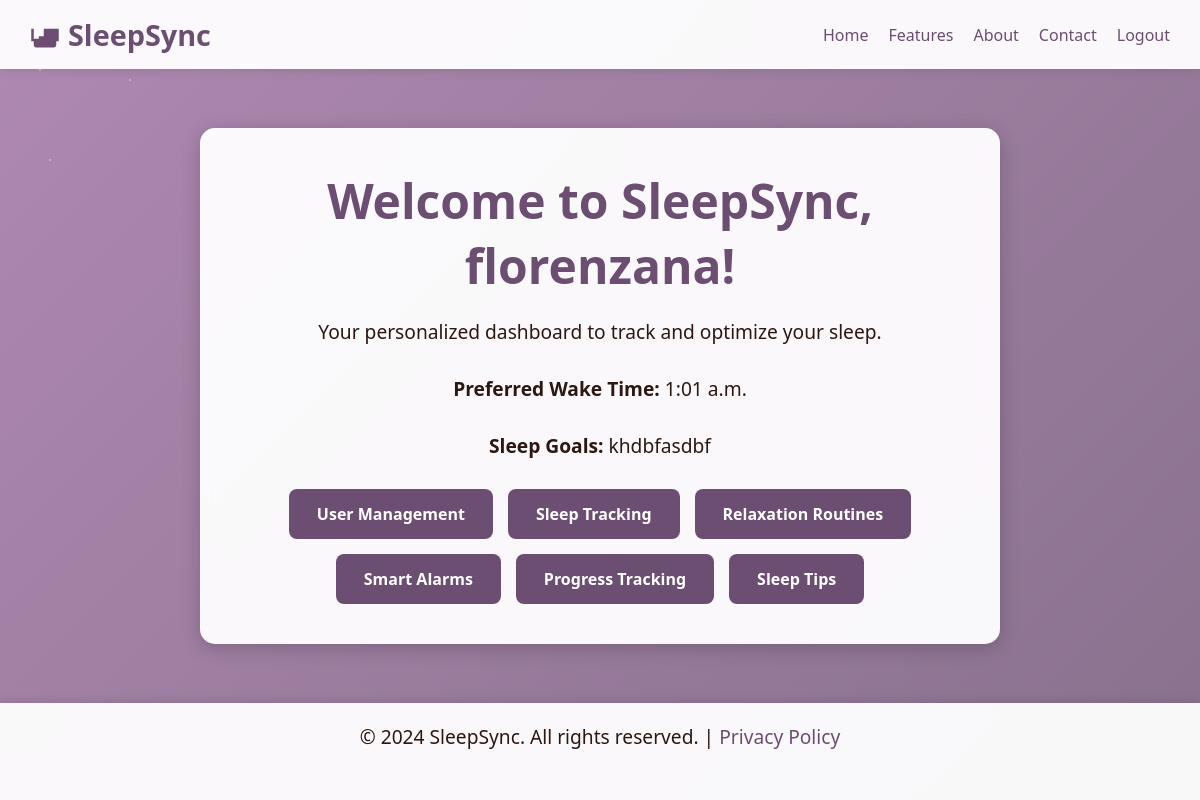
The page /tracker/ (signed in) on the database as committed earlier.
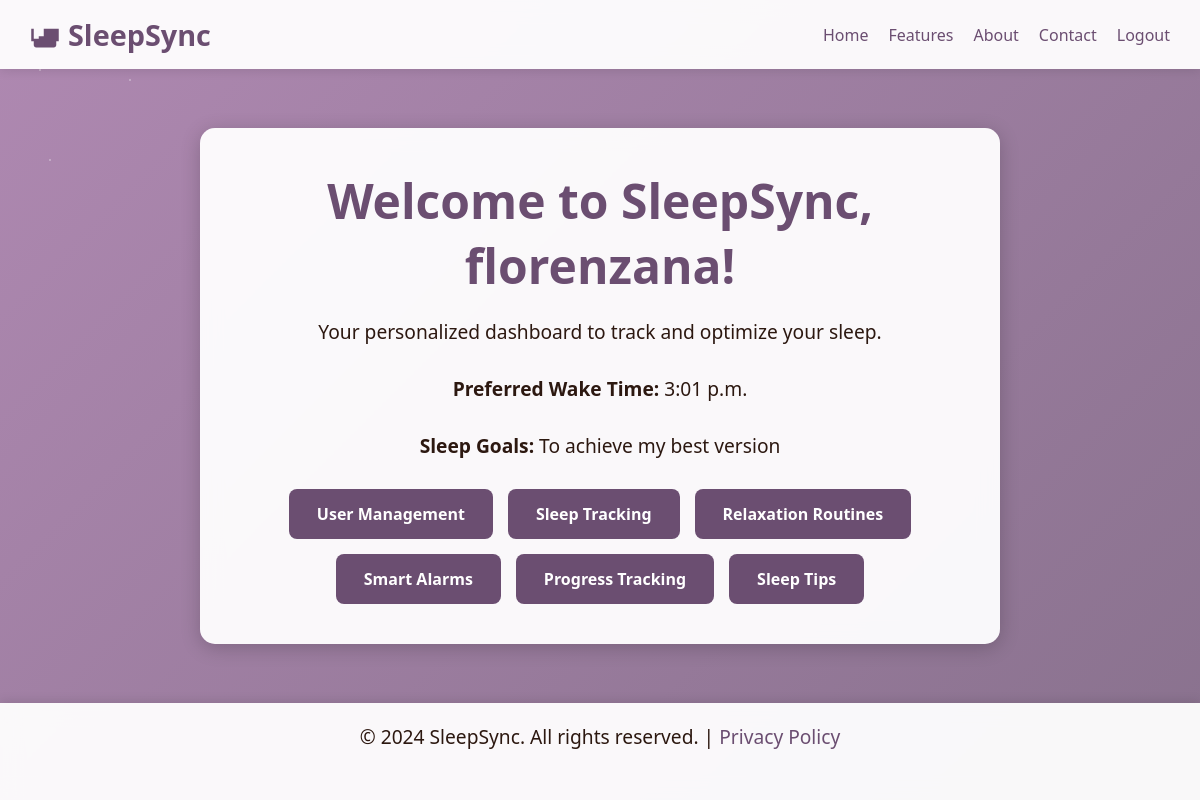
The same page on the database as committed later.
### tracker/models.py (models this page shows, shortened)
class User(AbstractBaseUser):
    userID = models.AutoField(primary_key=True)  # Explicitly define the primary key
    email = models.EmailField(unique=True)
    first_name = models.CharField(max_length=30, blank=True)
    last_name = models.CharField(max_length=30, blank=True)
    name = models.CharField(max_length=100, blank=True)
    preferredWakeTime = models.TimeField(null=True, blank=True)
    sleepGoals = models.TextField(blank=True)
    is_active = models.BooleanField(default=True)
    is_staff = models.BooleanField(default=False)
    objects = UserManager()
    USERNAME_FIELD = 'email'
    REQUIRED_FIELDS = ['first_name', 'last_name']

### tracker/views.py (the view)
# urls.py: path('', views.landing_page, name='landing_page'),
def landing_page(request):
    return render(request, 'tracker/landing_page.html')

### tracker/templates/tracker/landing_page.html (shortened to what this page needs)
<!DOCTYPE html>
<html lang="en">
<head>
</head>
<body>
    <nav>
        <div class="logo">
            <svg viewBox="0 0 24 24">
                <path d="M19 7h-8v8H3V7H1v10h2v3c0 1.1.9 2 2 2h14c1.1 0 2-.9 2-2v-3h2V7h-2zM7 19h10v-6H7v6z"/>
            </svg>
            SleepSync
        </div>
        <div class="nav-links">
            <a href="#">Home</a>
            <a href="#">Features</a>
            <a href="#">About</a>
            <a href="#">Contact</a>
            {% if user.is_authenticated %}
                <a href="{% url 'logout' %}">Logout</a>
            {% else %}
                <a href="{% url 'login' %}">Login</a>
            {% endif %}
        </div>
    </nav>
    <div class="hero-section">
        <div class="hero-content">
            <h1>Welcome to SleepSync, {{ user.name }}!</h1>
            <p>Your personalized dashboard to track and optimize your sleep.</p>
            <div class="user-info">
                <p><strong>Preferred Wake Time:</strong> {{ user.preferredWakeTime }}</p>
                <p><strong>Sleep Goals:</strong> {{ user.sleepGoals }}</p>
            </div>
            <div class="button-container">
                <a href="{% url 'user_list' %}" class="button">User Management</a>
                <a href="{% url 'sleeptrack_list' %}" class="button">Sleep Tracking</a>
                <a href="{% url 'routine_list' %}" class="button">Relaxation Routines</a>
                <a href="{% url 'alarm_list' %}" class="button">Smart Alarms</a>
                <a href="{% url 'progress_list' %}" class="button">Progress Tracking</a>
                <a href="{% url 'sleep_tips' %}" class="button">Sleep Tips</a>
            </div>
        </div>
    </div>
    <footer>
        <p>&copy; 2024 SleepSync. All rights reserved. | <a href="#">Privacy Policy</a></p>
    </footer>
</body>
</html>

Rows that differ between the two databases and show on the page:
changed User "florenzana": preferredWakeTime "1:01 a.m." → "3:01 p.m."; sleepGoals "khdbfasdbf" → "To achieve my best version"
